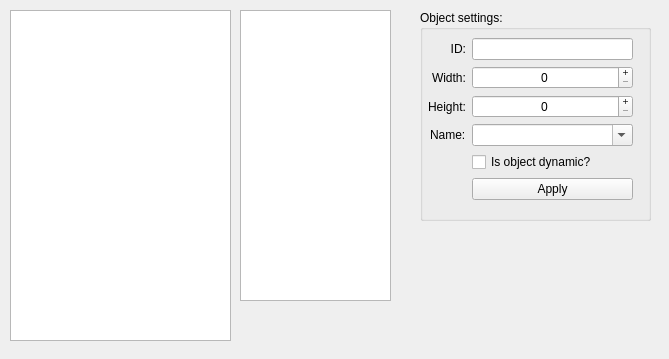
<?xml version="1.0" encoding="UTF-8"?>
<ui version="4.0">
 <class>TObjectsEditorForm</class>
 <widget class="QWidget" name="TObjectsEditorForm">
  <property name="geometry">
   <rect>
    <x>0</x>
    <y>0</y>
    <width>669</width>
    <height>359</height>
   </rect>
  </property>
  <property name="windowTitle">
   <string>Form</string>
  </property>
  <widget class="QListWidget" name="dataListWidget">
   <property name="geometry">
    <rect>
     <x>10</x>
     <y>10</y>
     <width>221</width>
     <height>331</height>
    </rect>
   </property>
   <property name="editTriggers">
    <set>QAbstractItemView::DoubleClicked</set>
   </property>
   <property name="dragDropMode">
    <enum>QAbstractItemView::DragDrop</enum>
   </property>
   <property name="alternatingRowColors">
    <bool>true</bool>
   </property>
   <property name="selectionMode">
    <enum>QAbstractItemView::NoSelection</enum>
   </property>
   <property name="iconSize">
    <size>
     <width>32</width>
     <height>32</height>
    </size>
   </property>
   <property name="viewMode">
    <enum>QListView::IconMode</enum>
   </property>
  </widget>
  <widget class="QListWidget" name="objectsListWidget">
   <property name="geometry">
    <rect>
     <x>240</x>
     <y>10</y>
     <width>151</width>
     <height>291</height>
    </rect>
   </property>
  </widget>
  <widget class="QGroupBox" name="settingsGroupBox">
   <property name="geometry">
    <rect>
     <x>420</x>
     <y>10</y>
     <width>231</width>
     <height>211</height>
    </rect>
   </property>
   <property name="title">
    <string>Object settings:</string>
   </property>
   <widget class="QWidget" name="formLayoutWidget">
    <property name="geometry">
     <rect>
      <x>0</x>
      <y>20</y>
      <width>221</width>
      <height>183</height>
     </rect>
    </property>
    <layout class="QFormLayout" name="formLayout">
     <property name="labelAlignment">
      <set>Qt::AlignRight|Qt::AlignTrailing|Qt::AlignVCenter</set>
     </property>
     <property name="formAlignment">
      <set>Qt::AlignHCenter|Qt::AlignTop</set>
     </property>
     <property name="margin">
      <number>8</number>
     </property>
     <item row="0" column="0">
      <widget class="QLabel" name="labelId">
       <property name="text">
        <string>ID:</string>
       </property>
       <property name="alignment">
        <set>Qt::AlignRight|Qt::AlignTrailing|Qt::AlignVCenter</set>
       </property>
      </widget>
     </item>
     <item row="1" column="0">
      <widget class="QLabel" name="labelWidth">
       <property name="text">
        <string>Width:</string>
       </property>
      </widget>
     </item>
     <item row="2" column="0">
      <widget class="QLabel" name="labelHeight">
       <property name="text">
        <string>Height:</string>
       </property>
      </widget>
     </item>
     <item row="3" column="0">
      <widget class="QLabel" name="labelName">
       <property name="text">
        <string>Name:</string>
       </property>
      </widget>
     </item>
     <item row="1" column="1">
      <widget class="QSpinBox" name="widthBox">
       <property name="alignment">
        <set>Qt::AlignCenter</set>
       </property>
       <property name="buttonSymbols">
        <enum>QAbstractSpinBox::PlusMinus</enum>
       </property>
      </widget>
     </item>
     <item row="2" column="1">
      <widget class="QSpinBox" name="heightBox">
       <property name="alignment">
        <set>Qt::AlignCenter</set>
       </property>
       <property name="buttonSymbols">
        <enum>QAbstractSpinBox::PlusMinus</enum>
       </property>
      </widget>
     </item>
     <item row="0" column="1">
      <widget class="QLineEdit" name="idEdit">
       <property name="readOnly">
        <bool>true</bool>
       </property>
      </widget>
     </item>
     <item row="4" column="1">
      <widget class="QCheckBox" name="dynamicBox">
       <property name="text">
        <string>Is object dynamic?</string>
       </property>
      </widget>
     </item>
     <item row="5" column="1">
      <widget class="QPushButton" name="settingApplyButton">
       <property name="text">
        <string>Apply</string>
       </property>
      </widget>
     </item>
     <item row="3" column="1">
      <widget class="QComboBox" name="nameBox">
       <property name="editable">
        <bool>true</bool>
       </property>
      </widget>
     </item>
    </layout>
   </widget>
  </widget>
 </widget>
 <resources/>
 <connections/>
</ui>
